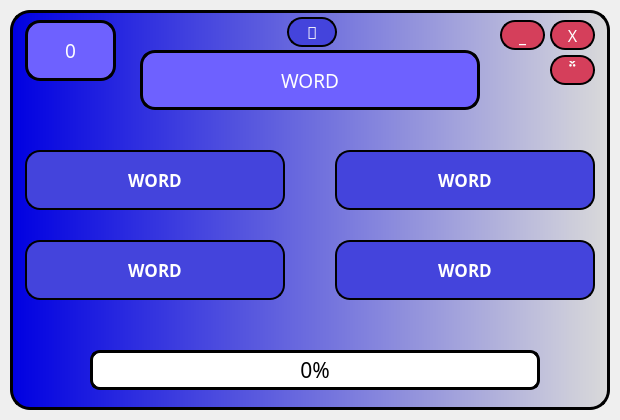
<?xml version="1.0" encoding="UTF-8"?>
<ui version="4.0">
 <class>MainWindow</class>
 <widget class="QMainWindow" name="MainWindow">
  <property name="geometry">
   <rect>
    <x>0</x>
    <y>0</y>
    <width>620</width>
    <height>420</height>
   </rect>
  </property>
  <property name="minimumSize">
   <size>
    <width>620</width>
    <height>420</height>
   </size>
  </property>
  <property name="maximumSize">
   <size>
    <width>620</width>
    <height>500</height>
   </size>
  </property>
  <property name="windowTitle">
   <string>MainWindow</string>
  </property>
  <widget class="QWidget" name="centralwidget">
   <widget class="QFrame" name="general_frame">
    <property name="geometry">
     <rect>
      <x>10</x>
      <y>10</y>
      <width>600</width>
      <height>400</height>
     </rect>
    </property>
    <property name="minimumSize">
     <size>
      <width>600</width>
      <height>400</height>
     </size>
    </property>
    <property name="maximumSize">
     <size>
      <width>600</width>
      <height>400</height>
     </size>
    </property>
    <property name="styleSheet">
     <string notr="true">border-radius: 20px;
background-color: qlineargradient(spread:repeat, x1:0, y1:0, x2:1, y2:0, stop:0 rgba(0, 0, 225, 255), stop:1 rgba(218, 218, 218, 255));
border: 3px solid black;
</string>
    </property>
    <property name="frameShape">
     <enum>QFrame::StyledPanel</enum>
    </property>
    <property name="frameShadow">
     <enum>QFrame::Raised</enum>
    </property>
    <widget class="QToolButton" name="tBtn_closeWindow">
     <property name="geometry">
      <rect>
       <x>540</x>
       <y>10</y>
       <width>45</width>
       <height>30</height>
      </rect>
     </property>
     <property name="minimumSize">
      <size>
       <width>45</width>
       <height>30</height>
      </size>
     </property>
     <property name="maximumSize">
      <size>
       <width>45</width>
       <height>30</height>
      </size>
     </property>
     <property name="font">
      <font>
       <family>Arial Black</family>
       <pointsize>12</pointsize>
       <weight>50</weight>
       <bold>false</bold>
      </font>
     </property>
     <property name="styleSheet">
      <string notr="true">QToolButton {
	border-radius: 15px;
	border: 2px solid black;
	background-color: rgb(213, 63, 91);
	color: white;
}
QToolButton:hover {
	border: 2px solid black;
	background-color: red;
	color: white;
}
QToolButton:pressed {
	border: 2px solid black;
	color: white;
	background-color: rgb(184, 21, 32);
}</string>
     </property>
     <property name="text">
      <string>X</string>
     </property>
     <property name="iconSize">
      <size>
       <width>20</width>
       <height>20</height>
      </size>
     </property>
    </widget>
    <widget class="QToolButton" name="tBtn_minimaze">
     <property name="geometry">
      <rect>
       <x>490</x>
       <y>10</y>
       <width>45</width>
       <height>30</height>
      </rect>
     </property>
     <property name="minimumSize">
      <size>
       <width>45</width>
       <height>30</height>
      </size>
     </property>
     <property name="maximumSize">
      <size>
       <width>45</width>
       <height>30</height>
      </size>
     </property>
     <property name="font">
      <font>
       <family>Arial Black</family>
       <pointsize>13</pointsize>
       <weight>75</weight>
       <bold>true</bold>
      </font>
     </property>
     <property name="styleSheet">
      <string notr="true">QToolButton {
	border-radius: 15px;
	border: 2px solid black;
	background-color: rgb(213, 63, 91);
	color: white;
}
QToolButton:hover {
	border: 2px solid black;
	background-color: red;
	color: white;
}
QToolButton:pressed {
	border: 2px solid black;
	color: white;
	background-color: rgb(184, 21, 32);
}</string>
     </property>
     <property name="text">
      <string>_</string>
     </property>
     <property name="iconSize">
      <size>
       <width>20</width>
       <height>20</height>
      </size>
     </property>
    </widget>
    <widget class="QToolButton" name="tBtn_first_word">
     <property name="geometry">
      <rect>
       <x>15</x>
       <y>140</y>
       <width>260</width>
       <height>60</height>
      </rect>
     </property>
     <property name="minimumSize">
      <size>
       <width>260</width>
       <height>60</height>
      </size>
     </property>
     <property name="maximumSize">
      <size>
       <width>260</width>
       <height>60</height>
      </size>
     </property>
     <property name="font">
      <font>
       <family>Arial Black</family>
       <pointsize>13</pointsize>
       <weight>75</weight>
       <bold>true</bold>
      </font>
     </property>
     <property name="styleSheet">
      <string notr="true">QToolButton {
	border-radius: 15px;
	border: 2px solid black;
	background-color: rgb(68, 68, 220);
	color: white;
}
QToolButton:hover {
	border: 2px solid black;
	background-color: rgb(92, 130, 255);
	color: white;
}
QToolButton:pressed {
	border: 2px solid black;
	color: white;
	background-color: blue;
}</string>
     </property>
     <property name="text">
      <string>WORD</string>
     </property>
     <property name="iconSize">
      <size>
       <width>20</width>
       <height>20</height>
      </size>
     </property>
    </widget>
    <widget class="QLabel" name="label_word">
     <property name="geometry">
      <rect>
       <x>130</x>
       <y>40</y>
       <width>340</width>
       <height>60</height>
      </rect>
     </property>
     <property name="minimumSize">
      <size>
       <width>340</width>
       <height>60</height>
      </size>
     </property>
     <property name="maximumSize">
      <size>
       <width>340</width>
       <height>60</height>
      </size>
     </property>
     <property name="font">
      <font>
       <family>Arial Black</family>
       <pointsize>14</pointsize>
      </font>
     </property>
     <property name="styleSheet">
      <string notr="true">border-radius: 15px;
background-color: rgb(110, 97, 255);
border: 3px solid black;
color: white;
</string>
     </property>
     <property name="text">
      <string>WORD</string>
     </property>
     <property name="alignment">
      <set>Qt::AlignCenter</set>
     </property>
    </widget>
    <widget class="QProgressBar" name="progressBar">
     <property name="geometry">
      <rect>
       <x>80</x>
       <y>340</y>
       <width>450</width>
       <height>40</height>
      </rect>
     </property>
     <property name="maximumSize">
      <size>
       <width>450</width>
       <height>40</height>
      </size>
     </property>
     <property name="baseSize">
      <size>
       <width>450</width>
       <height>40</height>
      </size>
     </property>
     <property name="font">
      <font>
       <family>Arial Black</family>
       <pointsize>16</pointsize>
      </font>
     </property>
     <property name="styleSheet">
      <string notr="true">QProgressBar{
	background-color: white;
	border-radius: 10px;
	color: black;
}

QProgressBar::chunk{
	border-radius: 10px;
	
	background-color: qlineargradient(spread:pad, x1:0, y1:0, x2:1, y2:0, stop:0.142045 rgba(104, 46, 218, 255), stop:1 rgba(255, 255, 255, 255));
}</string>
     </property>
     <property name="maximum">
      <number>10</number>
     </property>
     <property name="value">
      <number>0</number>
     </property>
     <property name="alignment">
      <set>Qt::AlignCenter</set>
     </property>
     <property name="orientation">
      <enum>Qt::Horizontal</enum>
     </property>
     <property name="invertedAppearance">
      <bool>false</bool>
     </property>
     <property name="format">
      <string>%p%</string>
     </property>
    </widget>
    <widget class="QLabel" name="label_count_word">
     <property name="geometry">
      <rect>
       <x>15</x>
       <y>10</y>
       <width>91</width>
       <height>61</height>
      </rect>
     </property>
     <property name="font">
      <font>
       <family>Arial Black</family>
       <pointsize>14</pointsize>
      </font>
     </property>
     <property name="styleSheet">
      <string notr="true">border-radius: 15px;
background-color: rgb(110, 97, 255);
border: 3px solid black;
color: white;
</string>
     </property>
     <property name="text">
      <string>0</string>
     </property>
     <property name="alignment">
      <set>Qt::AlignCenter</set>
     </property>
    </widget>
    <widget class="QToolButton" name="tBtn_second_word">
     <property name="geometry">
      <rect>
       <x>15</x>
       <y>230</y>
       <width>260</width>
       <height>60</height>
      </rect>
     </property>
     <property name="minimumSize">
      <size>
       <width>260</width>
       <height>60</height>
      </size>
     </property>
     <property name="maximumSize">
      <size>
       <width>260</width>
       <height>60</height>
      </size>
     </property>
     <property name="font">
      <font>
       <family>Arial Black</family>
       <pointsize>13</pointsize>
       <weight>75</weight>
       <bold>true</bold>
      </font>
     </property>
     <property name="styleSheet">
      <string notr="true">QToolButton {
	border-radius: 15px;
	border: 2px solid black;
	background-color: rgb(68, 68, 220);
	color: white;
}
QToolButton:hover {
	border: 2px solid black;
	background-color: rgb(92, 130, 255);
	color: white;
}
QToolButton:pressed {
	border: 2px solid black;
	color: white;
	background-color: blue;
}</string>
     </property>
     <property name="text">
      <string>WORD</string>
     </property>
     <property name="iconSize">
      <size>
       <width>20</width>
       <height>20</height>
      </size>
     </property>
    </widget>
    <widget class="QToolButton" name="tBtn_third_word">
     <property name="geometry">
      <rect>
       <x>325</x>
       <y>140</y>
       <width>260</width>
       <height>60</height>
      </rect>
     </property>
     <property name="minimumSize">
      <size>
       <width>260</width>
       <height>60</height>
      </size>
     </property>
     <property name="maximumSize">
      <size>
       <width>260</width>
       <height>60</height>
      </size>
     </property>
     <property name="font">
      <font>
       <family>Arial Black</family>
       <pointsize>13</pointsize>
       <weight>75</weight>
       <bold>true</bold>
      </font>
     </property>
     <property name="styleSheet">
      <string notr="true">QToolButton {
	border-radius: 15px;
	border: 2px solid black;
	background-color: rgb(68, 68, 220);
	color: white;
}
QToolButton:hover {
	border: 2px solid black;
	background-color: rgb(92, 130, 255);
	color: white;
}
QToolButton:pressed {
	border: 2px solid black;
	color: white;
	background-color: blue;
}</string>
     </property>
     <property name="text">
      <string>WORD</string>
     </property>
     <property name="iconSize">
      <size>
       <width>20</width>
       <height>20</height>
      </size>
     </property>
    </widget>
    <widget class="QToolButton" name="tBtn_fourth_word">
     <property name="geometry">
      <rect>
       <x>325</x>
       <y>230</y>
       <width>260</width>
       <height>60</height>
      </rect>
     </property>
     <property name="minimumSize">
      <size>
       <width>260</width>
       <height>60</height>
      </size>
     </property>
     <property name="maximumSize">
      <size>
       <width>260</width>
       <height>60</height>
      </size>
     </property>
     <property name="font">
      <font>
       <family>Arial Black</family>
       <pointsize>13</pointsize>
       <weight>75</weight>
       <bold>true</bold>
      </font>
     </property>
     <property name="styleSheet">
      <string notr="true">QToolButton {
	border-radius: 15px;
	border: 2px solid black;
	background-color: rgb(68, 68, 220);
	color: white;
}
QToolButton:hover {
	border: 2px solid black;
	background-color: rgb(92, 130, 255);
	color: white;
}
QToolButton:pressed {
	border: 2px solid black;
	color: white;
	background-color: blue;
}</string>
     </property>
     <property name="text">
      <string>WORD</string>
     </property>
     <property name="iconSize">
      <size>
       <width>20</width>
       <height>20</height>
      </size>
     </property>
    </widget>
    <widget class="QToolButton" name="tBtn_load_file">
     <property name="geometry">
      <rect>
       <x>540</x>
       <y>45</y>
       <width>45</width>
       <height>30</height>
      </rect>
     </property>
     <property name="minimumSize">
      <size>
       <width>45</width>
       <height>30</height>
      </size>
     </property>
     <property name="maximumSize">
      <size>
       <width>45</width>
       <height>30</height>
      </size>
     </property>
     <property name="font">
      <font>
       <family>Arial Black</family>
       <pointsize>13</pointsize>
       <weight>75</weight>
       <bold>true</bold>
      </font>
     </property>
     <property name="styleSheet">
      <string notr="true">QToolButton {
	border-radius: 15px;
	border: 2px solid black;
	background-color: rgb(213, 63, 91);
	color: white;
}
QToolButton:hover {
	border: 2px solid black;
	background-color: red;
	color: white;
}
QToolButton:pressed {
	border: 2px solid black;
	color: white;
	background-color: rgb(184, 21, 32);
}</string>
     </property>
     <property name="text">
      <string></string>
     </property>
     <property name="iconSize">
      <size>
       <width>20</width>
       <height>20</height>
      </size>
     </property>
    </widget>
    <widget class="QToolButton" name="tBtn_voice">
     <property name="geometry">
      <rect>
       <x>277</x>
       <y>7</y>
       <width>50</width>
       <height>30</height>
      </rect>
     </property>
     <property name="minimumSize">
      <size>
       <width>50</width>
       <height>30</height>
      </size>
     </property>
     <property name="maximumSize">
      <size>
       <width>50</width>
       <height>30</height>
      </size>
     </property>
     <property name="font">
      <font>
       <family>Arial Black</family>
       <pointsize>13</pointsize>
       <weight>75</weight>
       <bold>true</bold>
      </font>
     </property>
     <property name="styleSheet">
      <string notr="true">QToolButton {
	border-radius: 15px;
	border: 2px solid black;
	background-color: rgb(68, 68, 220);
	color: white;
}
QToolButton:hover {
	border: 2px solid black;
	background-color: rgb(92, 130, 255);
	color: white;
}
QToolButton:pressed {
	border: 2px solid black;
	color: white;
	background-color: blue;
}</string>
     </property>
     <property name="text">
      <string></string>
     </property>
     <property name="iconSize">
      <size>
       <width>20</width>
       <height>20</height>
      </size>
     </property>
    </widget>
   </widget>
  </widget>
 </widget>
 <resources/>
 <connections/>
</ui>
